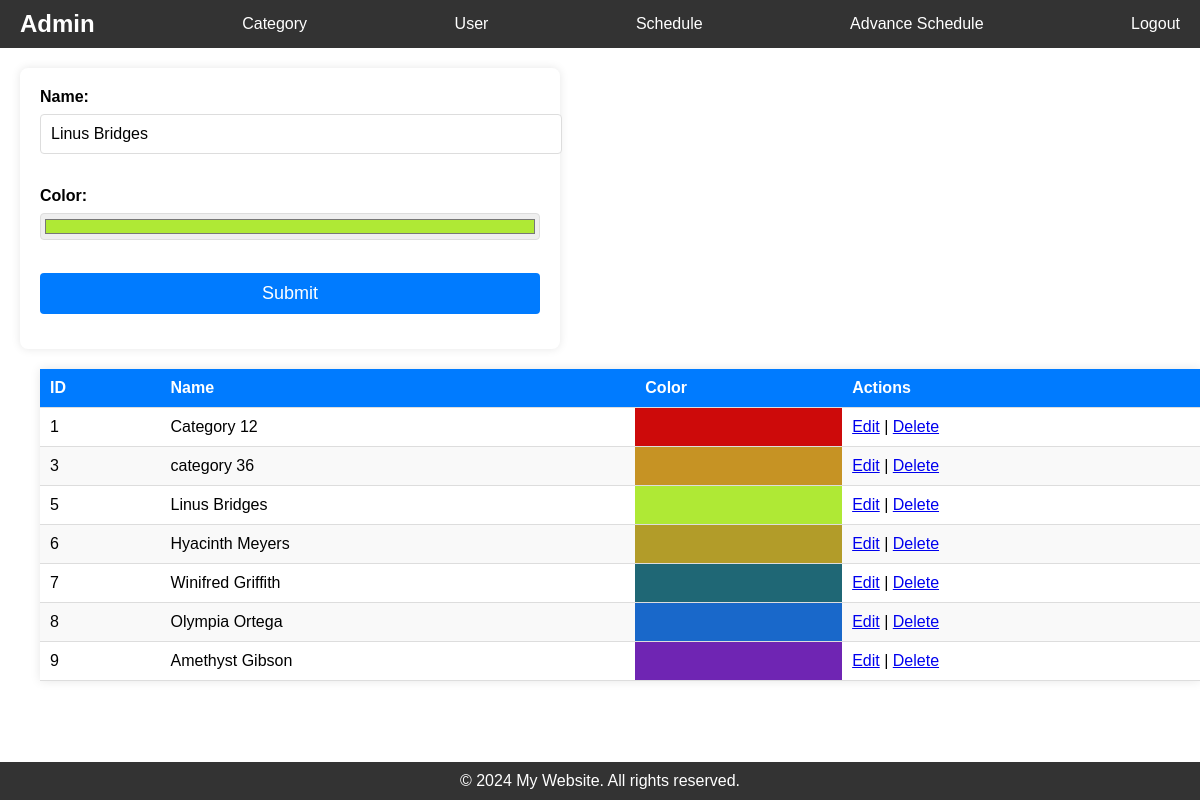
The page /category.php?id=5 (signed in) on the database its author committed.
### tables this page shows
CREATE TABLE `categories` (
  `id` int(11) NOT NULL,
  `name` varchar(45) NOT NULL,
  `color` varchar(45) NOT NULL
);

### config/connection.php (called while the page is built, shortened)
<?php
$table_cat = "categories";
?>

### category.php (the view, shortened to what this page needs)
<?php
require './config/connection.php';
require './include/head.php';
require './include/header.php';
if (isset($_GET['id']) && !empty($_GET['id'])) {
    $id = $conn->real_escape_string($_GET['id']);
    $sql = "SELECT id, name, color FROM `$table_cat` WHERE id = $id";
    $result = $conn->query($sql);
    if($result){
        $data = $result->fetch_assoc();
    }
}
$sql = "SELECT id, name, color FROM `$table_cat`";
$result = $conn->query($sql);
$records = ($result && $result->num_rows > 0) ? $result->fetch_all(MYSQLI_ASSOC) : [];
?>
<main>
    <section>
        <form action="process/category/insert.php" method="post">
            <label for="name">Name: </label>
            <input type="text" id="name" name="name" value="<?= isset($data) ? htmlspecialchars($data['name']) : '' ?>" required><br><br>
            <label for="color">Color: </label>
            <input type="color" id="color" name="color" value="<?= isset($data) ? htmlspecialchars($data['color']) : '' ?>" required><br><br>
            <button type="submit">Submit</button>
        </form>
    </section>
    <section>
        <table>
            <thead>
                <tr>
                    <th>ID</th>
                    <th>Name</th>
                    <th>Color</th>
                    <th>Actions</th>
                </tr>
            </thead>
            <tbody>
                <?php
                if (!empty($records)) {
                    foreach ($records as $row) {
                        echo "<tr>";
                        echo "<td>" . htmlspecialchars($row['id']) . "</td>";
                        echo "<td>" . htmlspecialchars($row['name']) . "</td>";
                        echo "<td style='background-color: " . htmlspecialchars($row['color']) . ";'></td>";
                        echo "<td>
                                    <a href='category.php?id=" . htmlspecialchars($row['id']) . "'>Edit</a> |
                                    <a href='process/category/delete.php?id=" . htmlspecialchars($row['id']) . "' onclick=\"return confirm('Are you sure?');\">Delete</a>
                                 </td>";
                        echo "</tr>";
                    }
                } else {
                    echo "<tr><td colspan='4'>No categories found.</td></tr>";
                }
                ?>
            </tbody>
        </table>
    </section>
</main>
<?php require './include/footer.php'; ?>

### assets/css/home.css (style rules this page uses)
html, body { height: 100%; margin: 0; padding: 0; }
body { display: flex; flex-direction: column; font-family: Arial, sans-serif; }
main { flex: 1; padding: 20px; }
section { margin-bottom: 20px; }

### assets/css/form.css (style rules this page uses)
form { background: #fff; padding: 20px; border-radius: 8px; box-shadow: 0 0 10px rgba(0, 0, 0, 0.1); width: 100%; max-width: 500px; }
label { display: block; margin-bottom: 8px; font-weight: bold; }
input[type="text"], input[type="date"], select, button { width: 100%; padding: 10px; margin-bottom: 15px; border: 1px solid #ddd; border-radius: 4px; font-size: 16px; }
input[type="color"] { width: 100%; margin-bottom: 15px; border: 1px solid #ddd; border-radius: 4px; font-size: 16px; }
button { background-color: #007bff; color: white; border: none; cursor: pointer; font-size: 18px; }

### assets/css/table.css (style rules this page uses)
table { width: 100%; max-width: 1200px; margin: 20px; border-collapse: collapse; background-color: #fff; box-shadow: 0 0 10px rgba(0, 0, 0, 0.1); }
thead { background-color: #007bff; color: white; }
th, td { padding: 10px; text-align: left; border-bottom: 1px solid #ddd; }
th { font-weight: bold; }
tr:nth-child(even) { background-color: #f9f9f9; }

### rows shown on the page
categories: name "Linus Bridges", color "#afe935", id "5"
categories: id "1", name "Category 12"
categories: id "3", name "category 36"
categories: id "6", name "Hyacinth Meyers"
categories: id "7", name "Winifred Griffith"
categories: id "8", name "Olympia Ortega"
categories: id "9", name "Amethyst Gibson"

### other values the page prints
$_SESSION['ADMINNAME'] "Admin"
